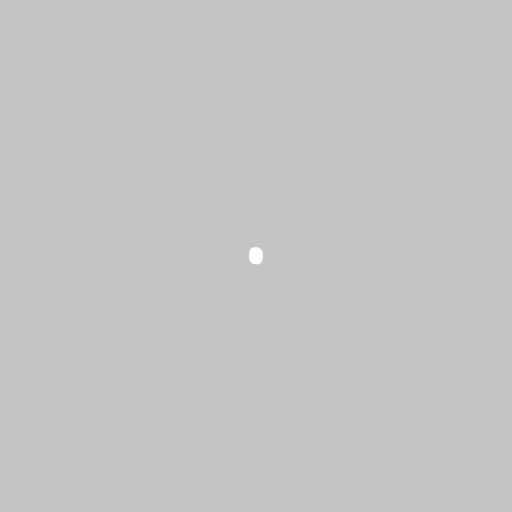
Frame 1 (no input)
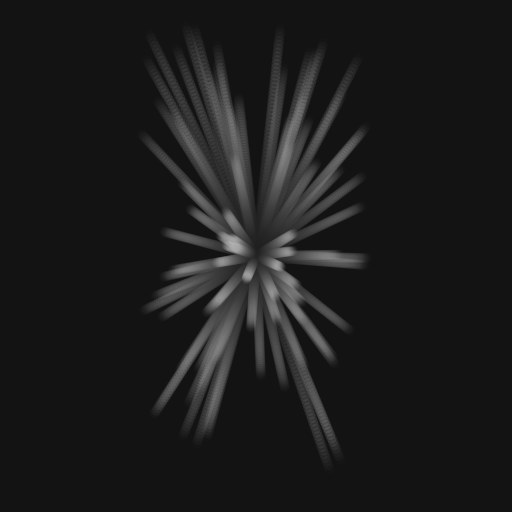
Frame 60 (the mouse pressed at the canvas centre just before this capture)
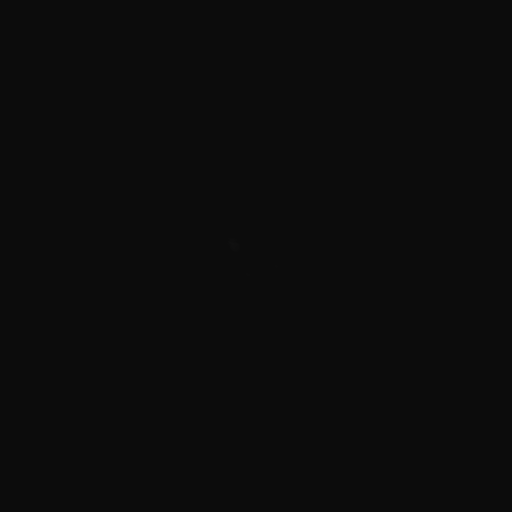
Frame 120 (the mouse held since frame 60 and released just before this capture)

The Processing sketch that drew these frames (run headless with seeded random() and noise(); from frame 60 on, the mouse is pressed at the canvas centre):

// Processing sketch: pract_6
// ── pract_6.pde
int number=80;
float[] speedX=new float[number];
float[] speedY=new float[number];
float ballWidth=10;
float[] px=new float[number];
float[] py=new float[number];

void setup() {
	size(512, 512);
	for(int i=0;i<number;i++){
		px[i]=width/2;
		py[i]=height/2;
		speedX[i]=random(-2, 2);
		speedY[i]=random(-4, 4);	
	}
}

void draw() {
	noStroke();
	fill(0,10);
	rect(0, 0, width, height);
	for(int i=0;i<number;i++){
		px[i]+=speedX[i];
		py[i]+=speedY[i];	
		fill(255, 100*cos(radians(frameCount*1.5)));
		ellipse(px[i], py[i], ballWidth, ballWidth);		

		if(px[i]>width||px[i]<0){
			speedX[i]*=-1;
		}
		if(py[i]>height||py[i]<0){
			speedY[i]*=-1;
		}
	}

	if(mousePressed){
		println("Pressed");
		for(int i=0;i<number;i++){
			px[i]=width/2;
			py[i]=height/2;
			speedX[i]=random(-2, 2);
			speedY[i]=random(-4, 4);	
		}
	}
}
